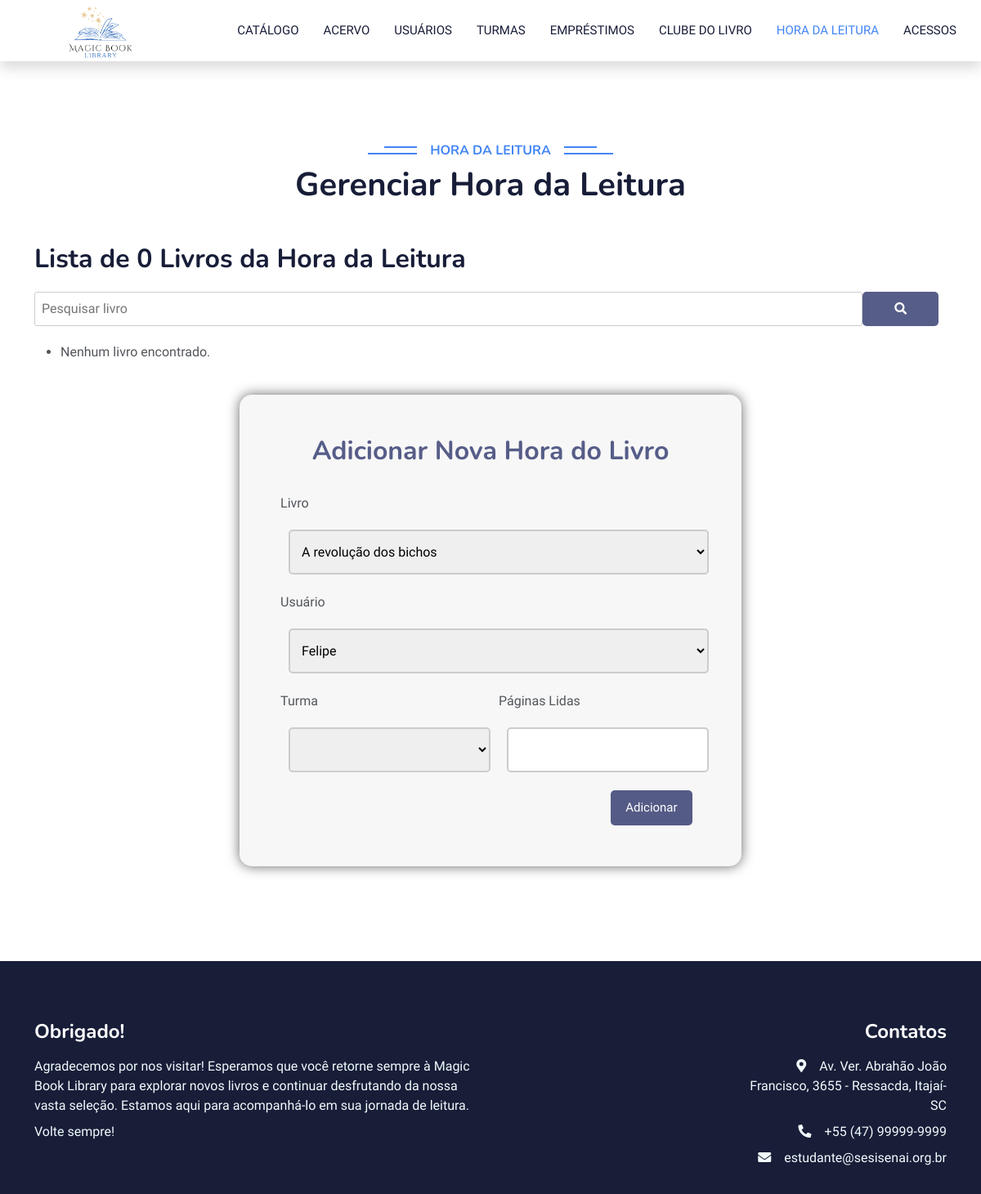
Page /hora.php on the earlier database version.
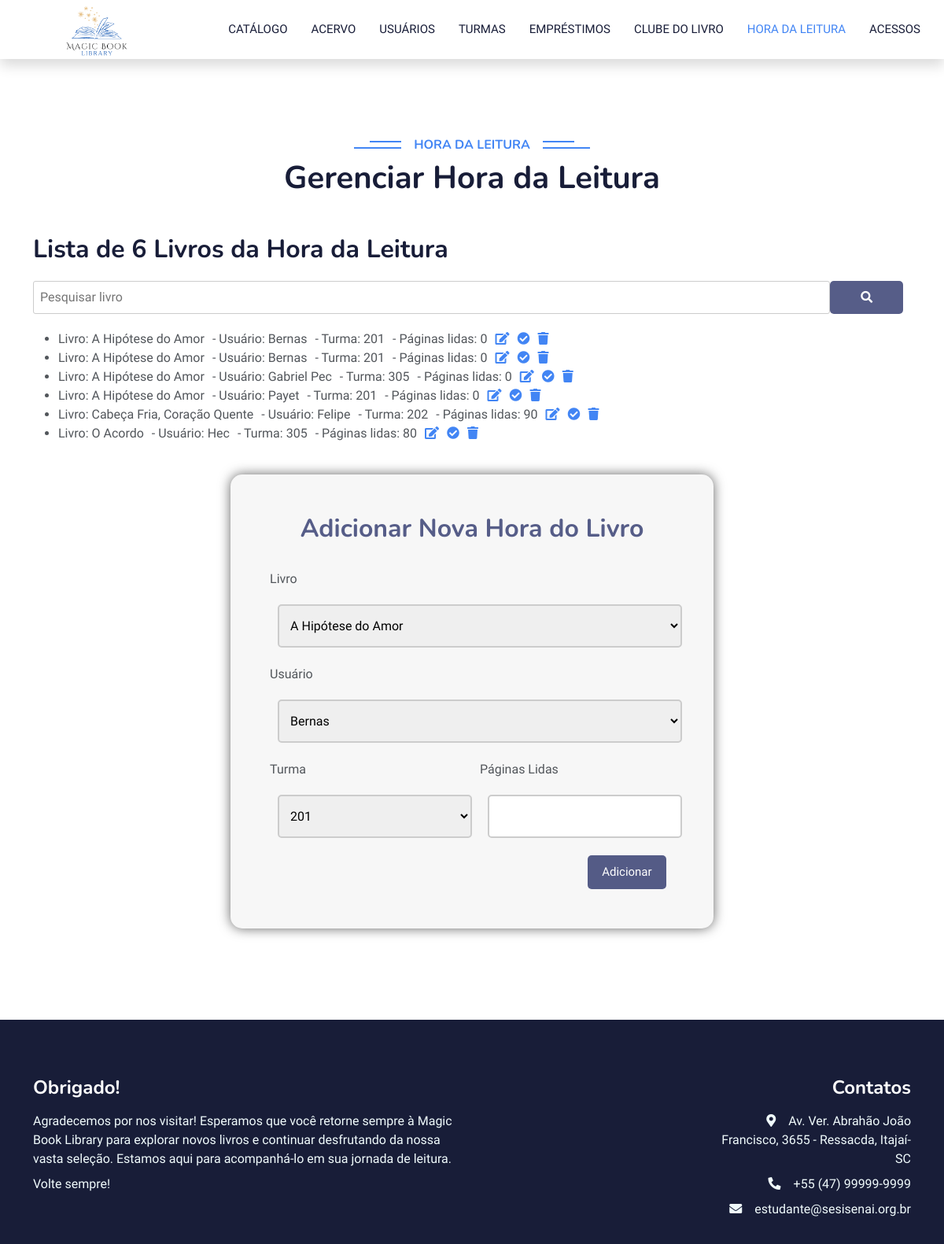
Same page on the later database version.
### tables this page shows
CREATE TABLE `hora` (
  `id` int(11) NOT NULL,
  `titulo` varchar(500) NOT NULL,
  `nome` varchar(100) NOT NULL,
  `turma` int(5) NOT NULL,
  `pagina` int(10) NOT NULL
);

### hora.php (the view, shortened to what the changed rows need)
<!DOCTYPE html>
<html lang="en">
<head>
    <link href="https://cdnjs.cloudflare.com/ajax/libs/font-awesome/5.10.0/css/all.min.css" rel="stylesheet">
    <link href="https://cdn.jsdelivr.net/npm/bootstrap-icons@1.4.1/font/bootstrap-icons.css" rel="stylesheet">
    <link href="lib/animate/animate.min.css" rel="stylesheet">
    <link href="lib/owlcarousel/assets/owl.carousel.min.css" rel="stylesheet">
    <link href="css/bootstrap.min.css" rel="stylesheet">
    <link href="style.css" rel="stylesheet">
</head>
<body>
    <nav class="navbar navbar-expand-lg bg-white navbar-light shadow sticky-top p-0">
        <a href="menuAdm.php" class="navbar-brand d-flex align-items-center px-4 px-lg-5">
            <h2 class="m-0 text-primary"><img height="150" src="img/Logo.png"></h2>
        </a>
    </nav>
    <div class="container-xxl py-5 category">
        <div class="container">
            <div class="text-center wow fadeInUp" data-wow-delay="0.1s">
                <h1 class="mb-5">Gerenciar Hora da Leitura</h1>
            </div>
            <div class="row g-4">
            <?php
$servername = "127.0.0.1";
$username = "root";
$password = "root";
$dbname = "projeto_biblioteca";
$conn = new mysqli($servername, $username, $password, $dbname);
if (isset($_GET['search'])) {
    $search = $_GET['search'];
    $sql = "SELECT * FROM hora WHERE nome LIKE '%$search%' OR titulo LIKE '%$search%' ORDER BY nome";
} else {
    $sql = "SELECT * FROM hora ORDER BY titulo";
}
$result = $conn->query($sql);
echo '
<div class="container">
    <h2 style="margin-bottom: 20px;">Lista de ' . $result->num_rows . ' Livros da Hora da Leitura</h2>
    <form method="GET" action="hora.php">
        <div style="display: flex; align-items: center;">
            <input type="text" name="search" placeholder="Pesquisar livro">
            <button type="submit" style="background-color: #565d88; border: none; cursor: pointer; padding:10px; margin-left: 0px;">
                <i class="fas fa-search" style="color: white;"></i>
            </button>
        </div>
    </form>
    <div style="margin-top: 20px;"></div>
    <ul>';
        if ($result->num_rows > 0) {
            while ($livro = $result->fetch_assoc()) {
                $horaId = $livro["id"];
                $titulo = $livro['titulo'];
                $nome = $livro['nome'];
                $turma = $livro['turma'];
                $pagina = $livro['pagina'];
                echo '<li>';
                echo '<span style="margin-right: 10px;">Livro: ' . $titulo . '</span>';
                echo '<span style="margin-right: 10px;">- Usuário: ' . $nome . '</span>';
                echo '<span style="margin-right: 10px;">- Turma: ' . $turma . '</span>';
                echo '<span style="margin-right: 10px;">- Páginas lidas: ' . $pagina . '</span>';
                echo '<a href="atualizarHora.php?id=' . $horaId . '"><i class="fas fa-edit"></i></a>';
                echo '<a href="devolucaoHora.php?id=' . $horaId . '" onclick="return confirm(\'Tem certeza de que deseja confirmar a devolução do livro?\')" style="margin-left: 10px;"><i class="fas fa-check-circle"></i></a>';
                echo '<a href="deletarHora.php?id=' . $horaId . '" onclick="return confirm(\'Tem certeza de que deseja deletar o empréstimo?\')" style="margin-left: 10px;"><i class="fas fa-trash"></i></a>';
                echo '</li>';
            }
        } else {
            echo "<li>Nenhum livro encontrado.</li>";
        }
        ?>
    </ul>
</div>
<link rel="stylesheet" type="text/css" href="style.css">
<div style="display: flex; justify-content: center; padding-bottom: 20px; padding-top: 15;">
    <form style="background-color: #f7f7f7; box-shadow: 0px 0px 15px #666; width: 55%; border-radius: 15px;" method="post" action="adicionarHora.php" id="formlogin" name="formlogin">
        <div style="padding: 50px; display: flex; flex-wrap: wrap;">
            <div style="padding-bottom: 25px; width: 100%; display: block;">
                <h2 style="display: flex; justify-content: center; color: rgba(17, 27, 88, 0.7);">Adicionar Nova Hora do Livro</h2>
            </div>
            <div style="width: 100%; padding-bottom: 12px;">
    <label style="float: left; padding-bottom: 5px; width: 100px;" for="livro">Livro</label><br>
    <select style="flex: 1; width: calc(100% - 0px); border: 2px solid #ccc; height: 55px; padding: 10px; margin: 10px; border-radius: 5px;" id="titulo" name="titulo" required>
        <?php
        $sql_livros = "SELECT * FROM acervo ORDER BY nome";
        $result_livros = $conn->query($sql_livros);
        if ($result_livros->num_rows > 0) {
            while ($livro_row = $result_livros->fetch_assoc()) {
                echo '<option value="' . $livro_row['nome'] . '">' . $livro_row['nome'] . '</option>';
            }
        }
        ?>
    </select>
</div>
<div style="width: 100%; padding-bottom: 12px;">
    <label style="float: left; padding-bottom: 5px; width: 100px;" for="usuario">Usuário</label><br>
    <select style="flex: 1; width: calc(100% - 0px); border: 2px solid #ccc; height: 55px; padding: 10px; margin: 10px; border-radius: 5px;" id="nome" name="nome" required>
        <?php
        $sql_usuarios = "SELECT * FROM usuario ORDER BY nome";
        $result_usuarios = $conn->query($sql_usuarios);
        if ($result_usuarios->num_rows > 0) {
            while ($usuario_row = $result_usuarios->fetch_assoc()) {
                echo '<option value="' . $usuario_row['nome'] . '">' . $usuario_row['nome'] . '</option>';
            }
        }
        ?>
    </select>
</div>
            <div style="width: 100%; padding-bottom: 12px; display: flex;">
                <div style="flex: 1;">
                        <label style="float: left; padding-bottom: 5px;" for="turma">Turma</label><br>
                        <select style="flex: 1; width: calc(100% - 0px); border: 2px solid #ccc; height: 55px; padding: 10px; margin: 10px; border-radius: 5px;" id="turma" name="turma" required>
                        <?php
                        $sql_turmas = "SELECT * FROM turma ORDER BY turma";
                        $result_turmas = $conn->query($sql_turmas);
                        if ($result_turmas->num_rows > 0) {
                            while ($turma_row = $result_turmas->fetch_assoc()) {
                                echo '<option value="' . $turma_row['turma'] . '">' . $turma_row['turma'] . '</option>';
                            }
                        }
                        ?>
                    </select>
                                    </div>
            </div>
        </div>
    </form>
</div>
            </div>
        </div>
    </div>
</body>
</html>

Differences in the rows shown:
added hora: titulo "A Hipótese do Amor", nome "Bernas", turma "201", pagina "0"
added hora: titulo "A Hipótese do Amor", nome "Bernas", turma "201", pagina "0"
added hora: titulo "A Hipótese do Amor", nome "Gabriel Pec", turma "305", pagina "0"
added hora: titulo "A Hipótese do Amor", nome "Payet", turma "201", pagina "0"
added hora: titulo "Cabeça Fria, Coração Quente", nome "Felipe", turma "202", pagina "90"
added hora: titulo "O Acordo", nome "Hec", turma "305", pagina "80"
Other differences:
$result->num_rows: "0" → "6"
form field titulo: "A revolução dos bichos" → "A Hipótese do Amor"
form field nome: "Felipe" → "Bernas"
form field turma: (not shown) → "201"
text no longer shown: "Nenhum livro encontrado."
